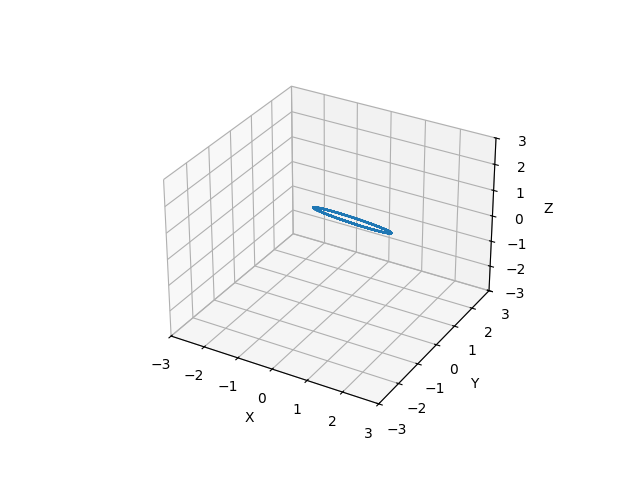

Reproduce this figure in Python.
import numpy as np
import imageio
import os
import matplotlib.pyplot as plt
fig , ax = plt.subplots(subplot_kw={"projection": "3d"})
edge = 1
t = np.arange(0.01, 16*np.pi, 0.01)
x = np.sin(2*t)
y = 1 - np.cos(2*t)
z = np.cos(2*t)

ax.set_xlim3d([-3*edge , 3*edge])
ax.set_xlabel('X')
ax.set_ylim3d([-3*edge , 3*edge])
ax.set_ylabel('Y')
ax.set_zlim3d([-3*edge , 3*edge])
ax.set_zlabel('Z')
ax.plot(x, y, z)

plt.savefig("nonunderstandline.png")